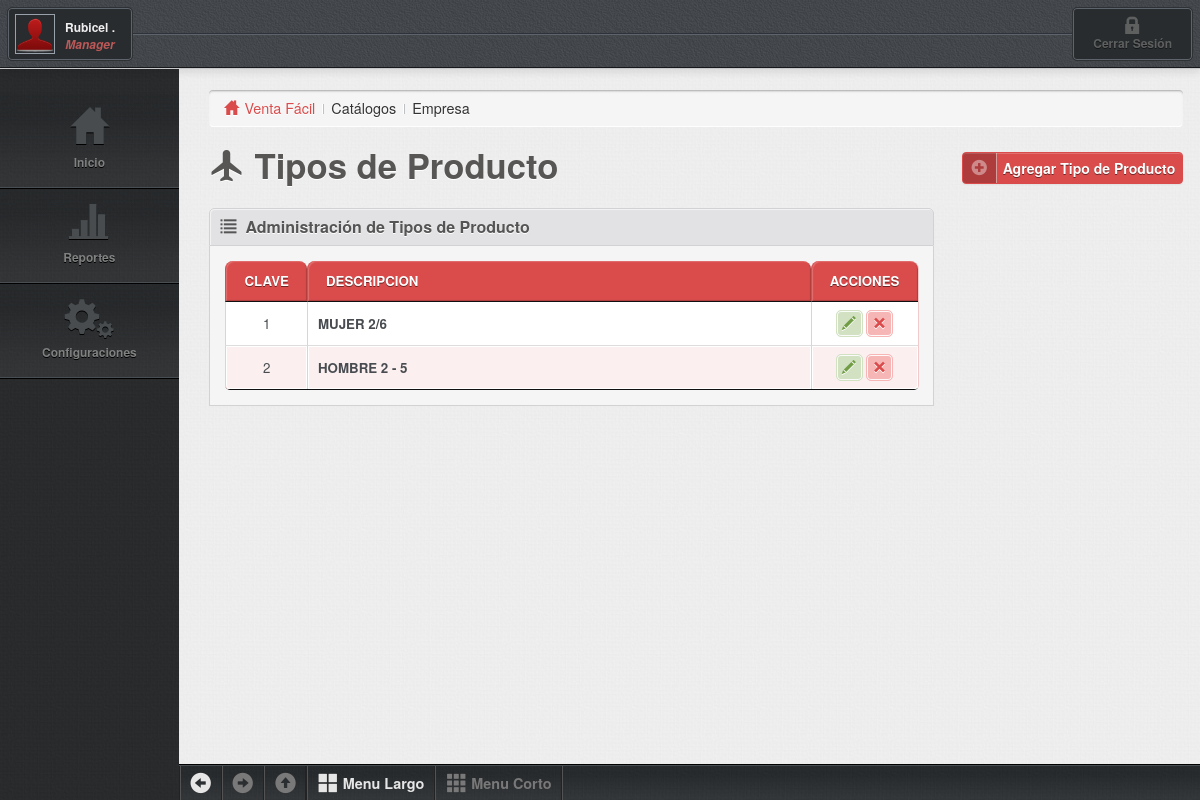
Screenshot of /catalogos/tipoprod.php (signed in) with the database file from the repository.
### tables this page shows
CREATE TABLE IF NOT EXISTS `tipoprod` (
  `cvetip` int(12) NOT NULL COMMENT 'clave del tipo ',
  `descripcion` varchar(50) DEFAULT NULL COMMENT 'descripcion del tipo',
  PRIMARY KEY (`cvetip`)
);

### catalogos_listar/tipoprod_listar.php (the view, shortened to what this page needs)
<?php
	include "../conexion/conexion.php";
?>
<div class="widget-head">
	<h4 class="heading glyphicons list"><i></i>Administración de Tipos de Producto</h4>
</div>
<div class="widget-body">
	<table id="example" class="display table table-bordered table-condensed table-striped table-primary table-vertical-center checkboxs js-table-sortable" cellspacing="0" width="100%">
		<thead>
			<tr>
				<th width="1%" class="center">Clave</th>
				<th>Descripcion</th>
				<th class="center" width="60">Acciones</th>
			</tr>
		</thead>
		<tbody>
			<?php
			$consulta="select * from tipoprod";
			$recordset = mysqli_query($link,$consulta);
	        while($registro = mysqli_fetch_array($recordset)){
				$cvetip=$registro["cvetip"];
				$descripcion=utf8_encode($registro["descripcion"]);
				echo'<tr class="selectable">';
					echo'<td class="center">'.$cvetip.'</td>';
					echo'<td><strong>'.$descripcion.'</strong></td>';
					echo'
						<td class="center">
							<a href="#" onClick="acciones(2,'.$cvetip.');" title="modificar" class="btn-action glyphicons pencil btn-success"><i></i></a>
							<a href="#" onClick="acciones(3,'.$cvetip.');" title="eliminar" class="btn-action glyphicons remove_2 btn-danger"><i></i></a>
						</td>';
				echo'</tr>';
			}
			?>
		</tbody>
	</table>
</div>

### theme/css/demo.css (style rules this page uses)
body { font: 90%/1.45em "Helvetica Neue", HelveticaNeue, Arial, Helvetica, sans-serif; margin: 0; padding: 0; color: #333; background-color: #fff; }
a { cursor: pointer; color: #3174c7; text-decoration: none; }

### rows the page displays
tipoprod: cvetip "1", descripcion "MUJER 2/6"
tipoprod: cvetip "2", descripcion "HOMBRE 2 - 5"

### other values shown
$nombreuser "Rubicel ."
$tipouser "Manager"
$sys_nombre "Venta Fácil"
$categoria "Catálogos"
$submenu "Empresa"
